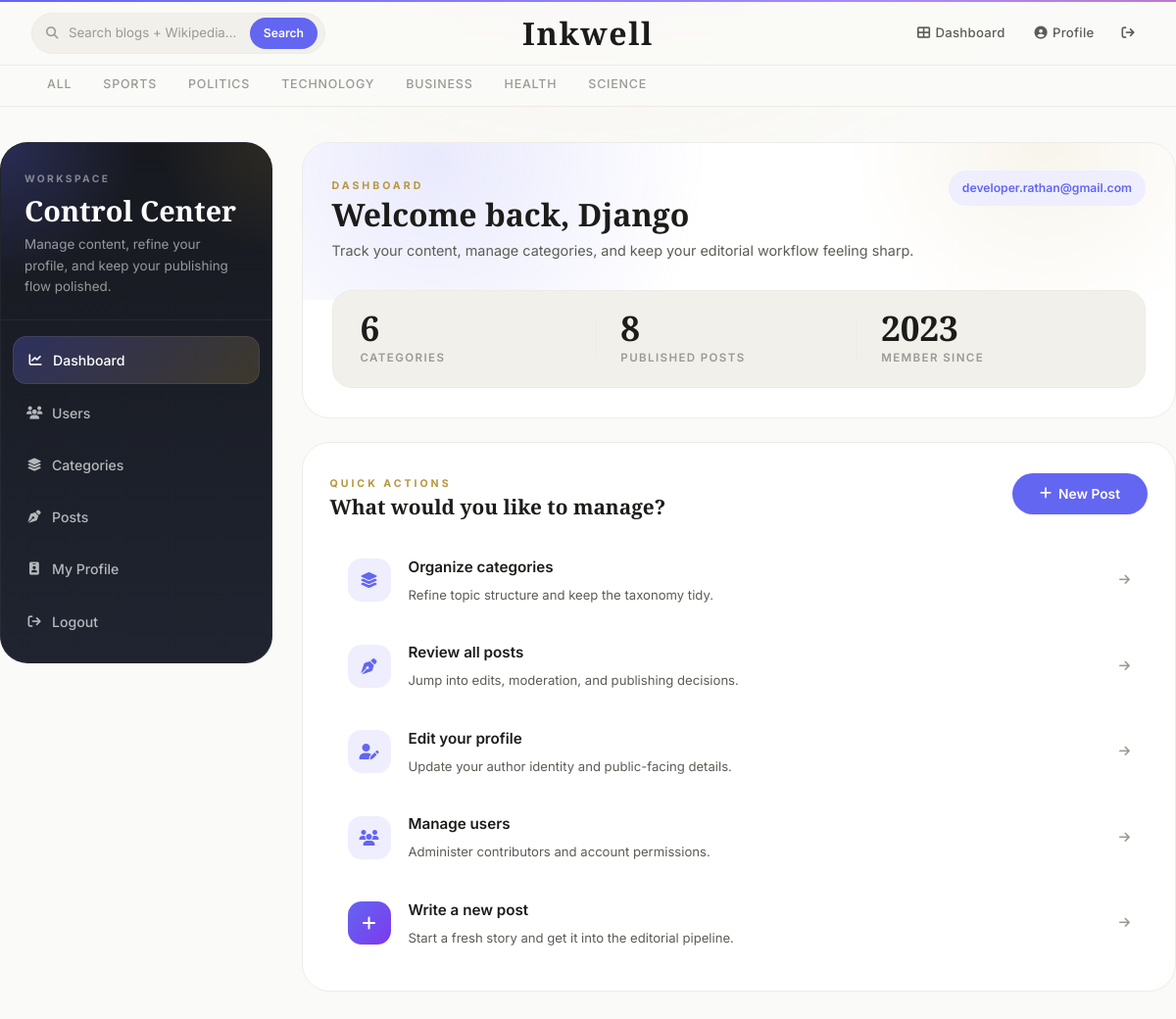
The page /dashboard/ (signed in) on the database its author committed.
### blogs/models.py (models this page shows, shortened)
class Category(models.Model):
    category_name = models.CharField(max_length=50, unique=True)
    created_at = models.DateTimeField(auto_now_add=True)
    updated_at = models.DateTimeField(auto_now=True)
    class Meta:
        verbose_name_plural = 'categories'

### dashboards/views.py (the view)
# urls.py: path('dashboard/', include('dashboards.urls')),
@login_required(login_url='login')
def dashboard(request):
    category_count = Category.objects.all().count()
    blogs_count = Blog.objects.all().count()
    context = {
        'category_count': category_count,
        'blogs_count': blogs_count,
    }
    return render(request, 'dashboard/dashboard.html', context)

### blogs/context_processors.py (called while the page is built)
def get_categories(request):
    categories = Category.objects.all()
    return dict(categories=categories)

def get_social_links(request):
    social_links = SocialLink.objects.all()
    return dict(social_links=social_links)

### templates/dashboard/dashboard.html (shortened to what this page needs)
{% extends 'base.html' %}
{% block content %}
<div class="site-container dashboard-screen">
    <div class="row">
        {% include 'dashboard/sidebar.html' %}
        <div class="col-lg-9 dashboard-main">
            <section class="dashboard-hero-panel reveal">
                <div class="dashboard-user-row">
                    <div>
                        <span class="section-label">Dashboard</span>
                        <h1>Welcome back, {{ user.first_name|default:user.username }}</h1>
                        <p>Track your content, manage categories, and keep your editorial workflow feeling sharp.</p>
                    </div>
                    <span class="dashboard-user-badge">{{ user.email|default:user.username }}</span>
                </div>
                <div class="dashboard-stat-bar">
                    <div class="dashboard-stat-item">
                        <span class="dashboard-stat-value">{{ category_count }}</span>
                        <span class="dashboard-stat-label">Categories</span>
                    </div>
                    <div class="dashboard-stat-item">
                        <span class="dashboard-stat-value">{{ blogs_count }}</span>
                        <span class="dashboard-stat-label">Published Posts</span>
                    </div>
                    <div class="dashboard-stat-item">
                        <span class="dashboard-stat-value">{{ user.date_joined|date:"Y" }}</span>
                        <span class="dashboard-stat-label">Member Since</span>
                    </div>
                </div>
            </section>
            <section class="dashboard-panel reveal">
                <div class="dashboard-panel-header">
                    <div>
                        <span class="section-label">Quick actions</span>
                        <h3>What would you like to manage?</h3>
                    </div>
                    <a href="{% url 'add_post' %}" class="btn-premium">
                        <i class="fa-solid fa-plus"></i> New Post
                    </a>
                </div>
                <div class="dashboard-action-list">
                    <a href="{% url 'categories' %}" class="dashboard-action-row">
                        <div class="dashboard-action-icon">
                            <i class="fa-solid fa-layer-group"></i>
                        </div>
                        <div class="dashboard-action-text">
                            <strong>Organize categories</strong>
                            <span>Refine topic structure and keep the taxonomy tidy.</span>
                        </div>
                        <i class="fa-solid fa-arrow-right dashboard-action-arrow"></i>
                    </a>
                    <a href="{% url 'posts' %}" class="dashboard-action-row">
                        <div class="dashboard-action-icon">
                            <i class="fa-solid fa-pen-nib"></i>
                        </div>
                        <div class="dashboard-action-text">
                            <strong>Review all posts</strong>
                            <span>Jump into edits, moderation, and publishing decisions.</span>
                        </div>
                        <i class="fa-solid fa-arrow-right dashboard-action-arrow"></i>
                    </a>
                    <a href="{% url 'edit_profile' %}" class="dashboard-action-row">
                        <div class="dashboard-action-icon">
                            <i class="fa-solid fa-user-pen"></i>
                        </div>
                        <div class="dashboard-action-text">
                            <strong>Edit your profile</strong>
                            <span>Update your author identity and public-facing details.</span>
                        </div>
                        <i class="fa-solid fa-arrow-right dashboard-action-arrow"></i>
                    </a>
                    {% if perms.auth.view_user %}
                    <a href="{% url 'users' %}" class="dashboard-action-row">
                        <div class="dashboard-action-icon">
                            <i class="fa-solid fa-users"></i>
                        </div>
                        <div class="dashboard-action-text">
                            <strong>Manage users</strong>
                            <span>Administer contributors and account permissions.</span>
                        </div>
                        <i class="fa-solid fa-arrow-right dashboard-action-arrow"></i>
                    </a>
                    {% endif %}
                    <a href="{% url 'add_post' %}" class="dashboard-action-row">
                        <div class="dashboard-action-icon" style="background:linear-gradient(135deg,var(--accent),#7c3aed);">
                            <i class="fa-solid fa-plus" style="color:#fff;"></i>
                        </div>
                        <div class="dashboard-action-text">
                            <strong>Write a new post</strong>
                            <span>Start a fresh story and get it into the editorial pipeline.</span>
                        </div>
                        <i class="fa-solid fa-arrow-right dashboard-action-arrow"></i>
                    </a>
                </div>
            </section>
        </div>
    </div>
</div>
{% endblock %}

### templates/base.html (shortened to what this page needs)
{% load static %}
<!DOCTYPE html>
<html lang="en">
<head>
  <link href="https://getbootstrap.com/docs/4.0/dist/css/bootstrap.min.css" rel="stylesheet">
  <link href="{% static 'css/blog.css' %}" rel="stylesheet">
  <link rel="stylesheet" href="https://cdnjs.cloudflare.com/ajax/libs/font-awesome/6.4.0/css/all.min.css">
</head>
<body>
  <div class="ambient-light" aria-hidden="true"></div>
  <header class="blog-header" id="site-header">
    <div class="nav-inner">
      <div class="nav-left">
        <form action="{% url 'search' %}" method="GET" style="display:flex;">
          <div class="premium-search nav-search">
            <i class="fa-solid fa-magnifying-glass" style="color:var(--text-tertiary);font-size:0.78rem;"></i>&nbsp;
            <input type="text" name="keyword" value="{{ keyword }}" placeholder="Search blogs + Wikipedia…" autocomplete="off"/>
            <button type="submit">Search</button>
          </div>
        </form>
      </div>
      <a class="blog-header-logo" href="/">Inkwell</a>
      <div class="nav-right">
        {% if not user.is_authenticated %}
          <a class="nav-link-item" href="{% url 'register' %}">Register</a>
          <a class="nav-link-item btn-fill" href="{% url 'login' %}">Sign In</a>
        {% else %}
          <a class="nav-link-item" href="{% url 'dashboard' %}">
            <i class="fa-solid fa-table-cells-large"></i> Dashboard
          </a>
          <a class="nav-link-item" href="{% url 'edit_profile' %}">
            <i class="fa-solid fa-circle-user"></i> Profile
          </a>
          <a class="nav-link-item" href="{% url 'logout' %}" title="Sign out" style="padding:6px 10px;">
            <i class="fa-solid fa-arrow-right-from-bracket"></i>
          </a>
        {% endif %}
      </div>
    </div>
  </header>
  <div class="nav-scroller">
    <nav class="nav d-flex">
      <a class="nav-category" href="/">All</a>
      {% for cat in categories %}
      <a class="nav-category" href="{% url 'posts_by_category' cat.id %}">{{ cat.category_name }}</a>
      {% endfor %}
    </nav>
  </div>
  <div class="page-content" id="page-content">
    {% block content %}{% endblock %}
  </div>
</body>
</html>

### rows shown on the page
Category: category_name "SPORTS"
Category: category_name "POLITICS"
Category: category_name "TECHNOLOGY"
Category: category_name "BUSINESS"
Category: category_name "HEALTH"
Category: category_name "SCIENCE"

### other values the page prints
{{ user.first_name|default:user.username }} "Django"
{{ user.email|default:user.username }} "developer.rathan@gmail.com"
{{ category_count }} "6"
{{ blogs_count }} "8"
{{ user.date_joined|date:"Y" }} "2023"
